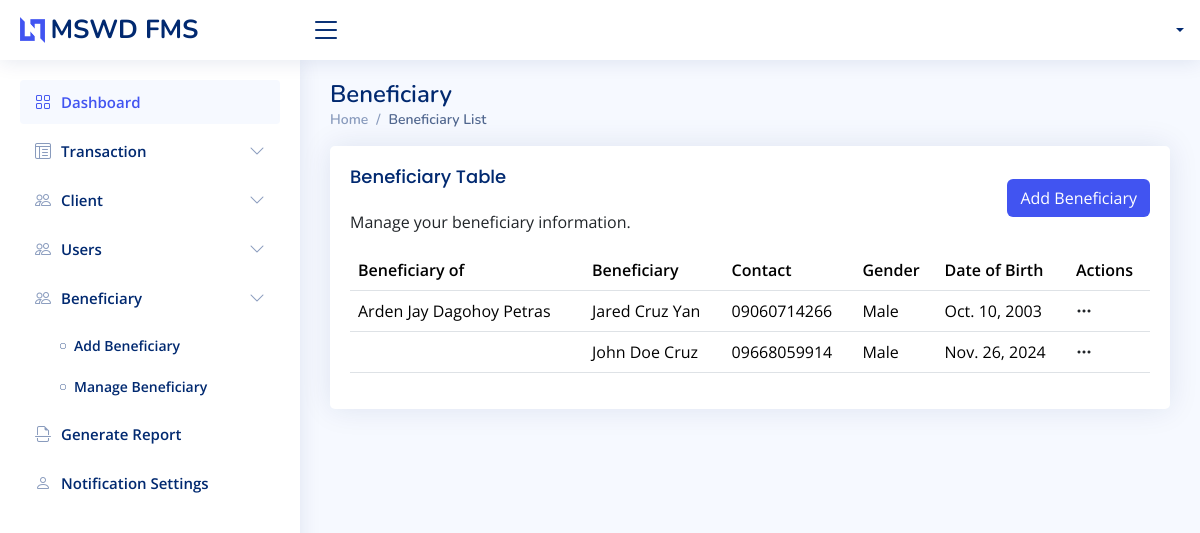
The app's page /beneficiary/ with its own data.
### app/models.py (models this page shows, shortened)
class Beneficiary(models.Model):
    RELATIONSHIP_TYPE = (
        ('Father', 'Father'),
        ('Mother','Mother'),
        ('Son','Son'),
        ('Daughter','Daughter'),
        ('Grand parent', 'Grand parent'),
        ('Brother', 'Brother'),
        ('Sister', 'Sister'),
        ('Grand child', 'Grand child'),
        ('Aunt', 'Aunt'),
        ('Uncle', 'Uncle'),
        ('Niece', 'Niece'),
        ('Nephew', 'Nephew'),
        ('First Cousin', 'First Cousin'),
        ('Cousin', 'Cousin'),
        ('Relative', 'Relative'),
        ('Spouse', 'Spouse'),
        ('Child', 'Child'),
    )
    client_id = models.ForeignKey(
        Client, on_delete=models.SET_NULL, null=True, blank=True
    )
    first_name = models.CharField(max_length=50, null=False, db_index=True)
    middle_name = models.CharField(max_length=50, null=False, db_index=True)
    last_name = models.CharField(max_length=50, null=False, db_index=True)
    birth_date = models.DateField(auto_now_add=False, null=False, db_index=True)
    contact_number = models.CharField(max_length=50, unique=True, db_index=True)
    relationship_type = models.CharField(
        max_length=50, db_index=True, choices=RELATIONSHIP_TYPE,
        null=True, blank=True
    )
    gender = models.CharField(
        max_length=10, db_index=True, choices=(("Male", "Male"), ("Female", "Female"))
    )
    address = models.TextField(max_length=255, null=False)
    date_added = models.DateTimeField(auto_now_add=True)
    def get_fullname(self):
        middle_initial = (
            self.middle_name.split()[0].capitalize() if self.middle_name else ""
        )
        return f"{self.first_name} {middle_initial} {self.last_name}".strip()
    class Meta:
        verbose_name = 'Beneficiary'
        verbose_name_plural = 'Beneficiaries'

class Client(models.Model):
    MARITAL_STATUS = (
        ("Single", "Single"),
        ("Married", "Married"),
        ("Divorced", "Divorced"),
        ("Widowed", "Widowed"),
        ("Annulled", "Annulled"),
    )
    CLIENT_TYPE = (
        ("Senior Citizen", "Senior Citizen"),
        ("Family Solo Parent", "Family Solo Parent"),
        ("PWD", "PWD"),
    )
    first_name = models.CharField(max_length=50, unique=False, db_index=True)
    middle_name = models.CharField(max_length=50, unique=False, db_index=True, blank=True, null=True, help_text="Optional middle name")
    last_name = models.CharField(max_length=50, unique=False, db_index=True)
    contact_number = models.CharField(max_length=50, unique=True, db_index=True)
    gender = models.CharField(
        max_length=10, db_index=True, choices=(("Male", "Male"), ("Female", "Female"))
    )
    marital_status = models.CharField(
        max_length=50, db_index=True, choices=MARITAL_STATUS
    )
    birth_date = models.DateField(auto_now_add=False, null=False, db_index=True)
    barangay = models.CharField(max_length=255, null=False, db_index=True)
    address = models.TextField(max_length=255, null=False)
    client_type = models.CharField(max_length=50, choices=CLIENT_TYPE)
    date_added = models.DateTimeField(auto_now_add=True)
    who_will_claim = models.CharField(max_length=255, null=True, blank=True)
    def get_fullname(self):
        middle_initial = (
            self.middle_name.split()[0].capitalize() if self.middle_name else ""
        )
        return f"{self.first_name} {middle_initial} {self.last_name}".strip()
    class Meta:
        verbose_name = 'Client'
        verbose_name_plural = 'Clients'

### app/views.py (the view)
# urls.py: path("beneficiary/", BeneficiaryView.as_view(), name="beneficiary"),
class BeneficiaryView(View):
    template_name = "view_templates/beneficiary.html"
    def get(self, request):
        context = {}
        query_clients = Beneficiary.objects.all().order_by("date_added")
        context["beneficiaries"] = query_clients
        return render(request, self.template_name, context)

### app/templates/view_templates/beneficiary.html (shortened to what this page needs)
{% extends './../includes/base.html' %}
{% block content %}
<div class="pagetitle">
    <h1>Beneficiary</h1>
    <nav>
        <ol class="breadcrumb">
            <li class="breadcrumb-item">
                <a href="{% url 'dashboard' %}">Home</a>
            </li>
            <li class="breadcrumb-item active">Beneficiary List</li>
        </ol>
    </nav>
</div>
<section class="section">
    <div class="row">
        <div class="col-lg-12">
            <div class="card">
                <div class="card-body">
                    <div class="d-flex justify-content-between align-items-center">
                        <div>
                            <h5 class="card-title">Beneficiary Table</h5>
                            <p>Manage your beneficiary information.</p>
                        </div>
                        <a href="{% url 'add_beneficiary' %}" class="btn bg-custom btn-md">Add Beneficiary</a>
                    </div>
                    <div class="table-responsive">
                        <table class="table datatable">
                            <thead>
                                <tr>
                                    <th>Beneficiary of</th>
                                    <th>Beneficiary</th>
                                    <th>Contact</th>
                                    <th>Gender</th>
                                    <th>Date of Birth</th>
                                    <th>Actions</th>
                                </tr>
                            </thead>
                            <tbody>
                                {% for item in beneficiaries %}
                                <tr>
                                    <td>{{ item.client_id.get_fullname }}</td>
                                    <td>{{ item.get_fullname }}</td>
                                    <td>{{ item.contact_number }}</td>
                                    <td>{{ item.gender }}</td>
                                    <td>{{ item.birth_date }}</td>
                                    <td>
                                        <div class="filter">
                                            <a
                                                class="icon text-dark"
                                                href="#"
                                                data-bs-toggle="dropdown"
                                                aria-expanded="true"
                                            >
                                                <i class="bi bi-three-dots"></i>
                                            </a>
                                        </div>
                                    </td>
                                </tr>
                                {% endfor %}
                            </tbody>
                        </table>
                    </div>
                </div>
            </div>
        </div>
    </div>
</section>
{% endblock %}

### static/assets/css/style.css (style rules this page uses)
:root { scroll-behavior: smooth; }
body { font-family: "Open Sans", sans-serif; background: #f6f9ff; color: #444444; }
a { color: #4154f1; text-decoration: none; }
h1, h2, h3, h4, h5, h6 { font-family: "Nunito", sans-serif; }
.pagetitle { margin-bottom: 10px; }
.pagetitle h1 { font-size: 24px; margin-bottom: 0; font-weight: 600; color: #012970; }
.card { margin-bottom: 30px; border: none; border-radius: 5px; box-shadow: 0px 0 30px rgba(1, 41, 112, 0.1); }
.card-title { padding: 20px 0 15px 0; font-size: 18px; font-weight: 500; color: #012970; font-family: "Poppins", sans-serif; }
.card-body { padding: 0 20px 20px 20px; }
.breadcrumb { font-size: 14px; font-family: "Nunito", sans-serif; color: #899bbd; font-weight: 600; }
.breadcrumb a { color: #899bbd; transition: 0.3s; }
.breadcrumb .breadcrumb-item::before { color: #899bbd; }
.breadcrumb .active { color: #51678f; font-weight: 600; }

### app/templates/includes/base.html (style rules this page uses)
.bg-custom { background-color: #4154f1 !important; color: #ffffff !important; }
tr th { font-weight: 600; color: #012970; }

### records on screen
Beneficiary: client_id.get_fullname "Arden Jay Dagohoy Petras", get_fullname "Jared Cruz Yan", contact_number "09060714266", gender "Male", birth_date "Oct. 10, 2003"
Beneficiary: get_fullname "John Doe Cruz", contact_number "09668059914", gender "Male", birth_date "Nov. 26, 2024"
